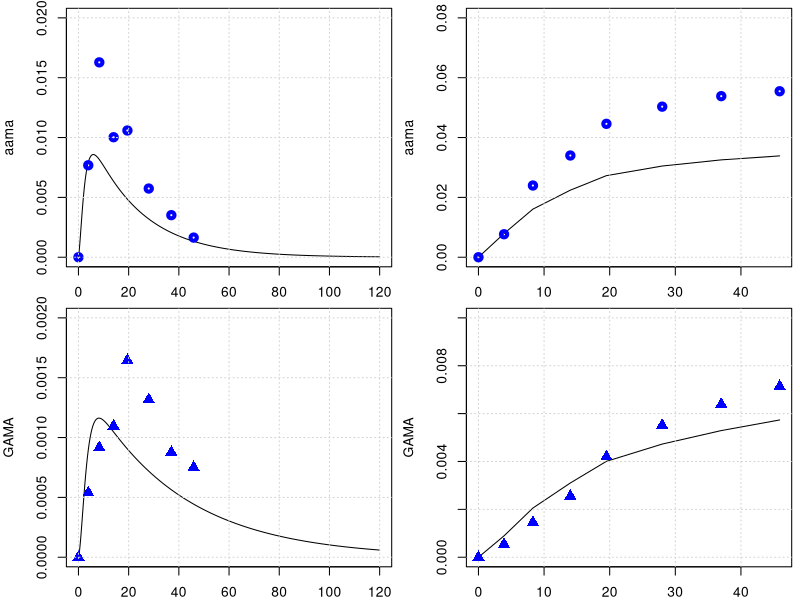
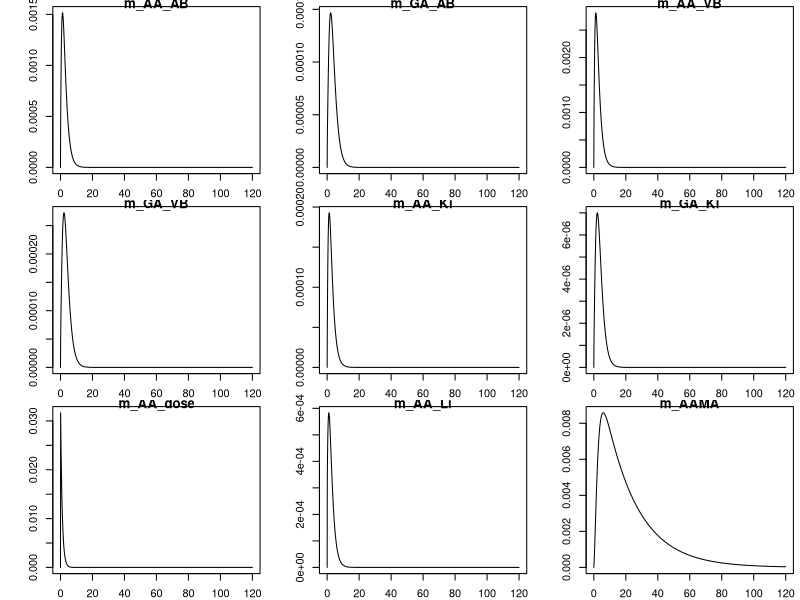
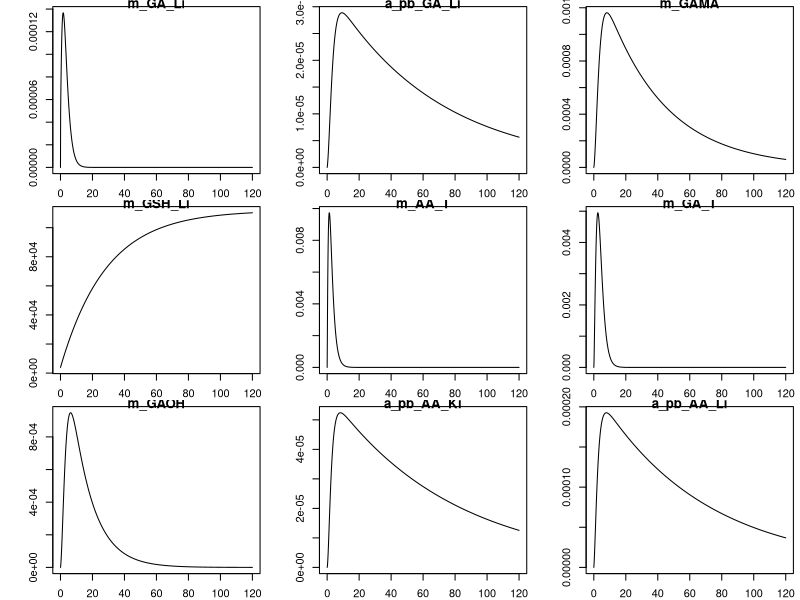
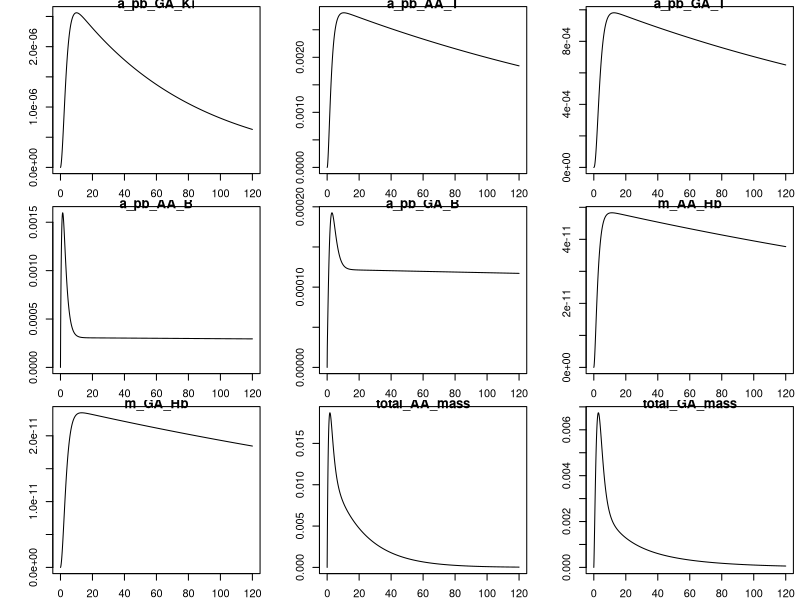
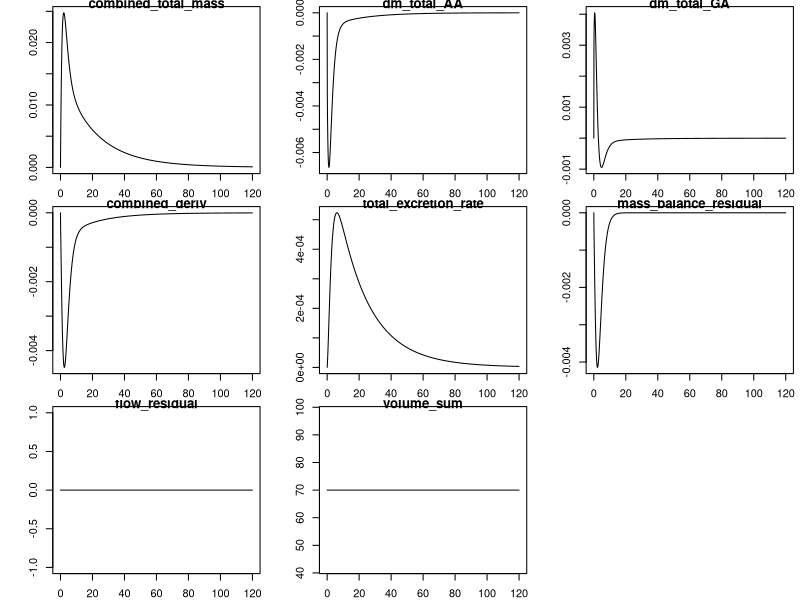

Write the R code that produced these figures, in order.
library(deSolve)
library(minpack.lm)
graphics.off()

# body weight in kg
BW = 70 
# fractions of BW
##https://journals.sagepub.com/doi/pdf/10.1177/ANIB_32_3-4
F_B = 0.079 
F_B_AB = 0.35 #fraction: arterial blood of blood volume
F_B_VB = 0.65 #fraction: venous blood of blood volume
F_Li = 0.026
F_Ki = 0.0044
F_T = 1-(F_B+F_Li+F_Ki)
# organ volumes in L
V_AB <- BW*F_B*F_B_AB 
V_VB <- BW*F_B*F_B_VB 

V_T <- BW*F_T
V_Ki <- BW*F_Ki
V_Li <- BW*F_Li
# cardiac output in L/(kg*h)
##https://journals.sagepub.com/doi/pdf/10.1177/ANIB_32_3-4
QCC = 16        #12.5 # maybe 14 or 6.5 check?
Q_C = QCC*BW^0.75
#FQ_P = 2.5/100 Trine: We don't have a lung compartment in this model
FQ_Li = 0.255
FQ_Ki = 0.19 #total - there is also an aterial flow rate 
FQ_T = 1 -( FQ_Li + FQ_Ki) # +FQ_P) Trine: We don't have a lung compartment in this model
Q_Li <- Q_C*FQ_Li
Q_Ki <- Q_C*FQ_Ki
Q_T <- Q_C*FQ_T

MW_aa = 71   # mg/mmol
MW_ga = 87   # mg/mmol
MW_GSH = 307.32 # mg/mmol
k_0_GSH = 7   # from Sweeney paper.
MW_GSH = 307.32     # mg/mmol

# partition coefficient 
pAA_TB = .2        # Tissue::blood partition AA, Sweeney et al (2010) paper
pAA_KiB = 0.8      # Kidney::blood partition AA, Sweeney et al (2010) paper
pAA_LiB = 0.4      # liver::blood partition AA, Sweeney et al (2010) paper
# Maybe we said it earlier and these parameters are not sensitive to the model, but from which paper did you get the values of these partition coefs., 
# in the paper of Sweeney and of Li are different pAA_LiB = 0.4 and pAA_KiB = 0.8.

# reaction rate constants 
k_AAuptake = 1 #1/h

k_onAA_T = 0.028  #1/h     # we took it from Sweenney
k_onAA_B = 0.036  #1/h
k_onAA_Li = 0.71 #1/h
k_onAA_Ki = 0.13 #1/h

# from 0.23 to 0.35
k_cl_GSH = 0.035   # 1/h   #  Reed et al. 2008 'A mathematical model of glutathione metabolism'
# doi:10.1186/1742-4682-5-8

# k_onAA_GSH = 0.55 # L/(mmol h)
# check, we do not use it any more.
k_exc_AAMA = 0.049  ## ##MK Furh et al. report on Elimination half-life of AAMA as ~17.4 h, then k_exc_AAMA=0.0398 h-1#
# 'Toxicokinetics of acrylamide in humans after ingestion of a defined dose in a test meal to improve risk assessment for acrylamide carcinogenicity'
# DOI: 10.1158/1055-9965.EPI-05-0647
# 0.049 #1/h or 0.13 # this will change the shape

# Maximum velocity for enzymatic reaction 
V_max_p450 = 9 /MW_aa*BW^0.7  # mg/h  from Sweenney paper, checked!
# maximum rate of GA and AA conjugation with GSH (mg/(h BW^0.7))
Vmax_AA_GSH <- 24*BW^0.7 # from the Sweeny  fitted   mg/h

# +++++++++++++++++++++++++++++++++++++++++++++++++++++++++++++++++
# PARAMETERS FOR GA
# +++++++++++++++++++++++++++++++++++++++++++++++++++++++++++++++++
# partition coefficient
pGA_TB = 1.35 # Have been calculated from the Doerge et al 2005 paper on TK in mice
pGA_LiB = 0.63 # Have been calculated from the Doerge et al 2005 paper on TK in mice
pGA_KiB = .3

#k_onGA_GSH = 0.8 #L/(mmol h)
k_onGA_T = 0.69        #1/h
k_onGA_B = 0.108       #1/h
k_onGA_Ki = k_onAA_T/2 #1/h
k_onGA_Li = 0.115      #1/h

k_exc_GAMA = 0.027   ##MK Furh et al. report on Elimination half-life of GAMA: ~25.1 hours, then k_exc_GAMA = 0.0276 h-1##  
# 0.077 #1/h  # or 0.027 # from sweeney # 
k_exc_GAOH = 0.077     # 1/h  # from sweeney
# (removed as no longer used) k_exc_GA <- .4         # 1/h Q_Ki*0.025

# Maximum velocity for enzymatic reaction 
V_max_EH = 20 *BW^0.7  
KM_p450 = 10.0
KM_EH = 100.0
# maximum rate of GA and AA conjugation with GSH (mg/(h BW^0.7))
Vmax_GA_GSH <- 20*BW^0.7 # from the Sweeny ( Vmax_GC2 )  fitted   mg/h

KMG1 = 50  #!Km with respect to AA for GSH conjugation mg/L (from Sweeny code) 
# Trine: This should be mg. Delete the term MW_aa
# Sweeney has this parameter for rats ans 100 mg/L why did you use this number and why divived by MW??

KMGG = .1/MW_GSH        # !KM with respect to GSH for AA or GA conjugation with GSH mmol/L. Trine: should be mg/L
####and that this is 307 mg/L #This comment is wrong ignore
KMG2 = 100  #!Km with respect to GA for GSH conjugation mM. Trine: This should be mg. Delete the term MW_aa
# The same comment as for KMG1

# from the code, not from paper
KPT_Li = 0.015    # !'protein turnover rate in liver'# this is confimred in the exp. values of Sweeney
KPT_Ki = 0.013    # !'protein turnover rate in kidney'# 1/h this is 0.012 in Sweeney, I guess its not much of difference
#KPTR   = 1        # !'protein turnover rate in rpt'# this is 0.012 in Li et.al
KPTS   = 0.0039   # !'protein turnover rate in spt'# and this they have it 0.0051 Sweeney and Li 0.0012 refering to Sweeney
KPTRB  = 0.00035  # (correct by Maria)    # !'protein turnover rate in rbc'# how did we get that?
KPTPL  = 0.012    # !'protein turnover rate in plasma'# Sweeney has 0.012 for this value

   kpb_Li = 0.1    #!protein binding in liver
   kpbk_ki = 0.08   #!protein binding in kidney
   kpbr1 = 0.08  # !protein binding in rpt
   kpbs1 = 0.08   #!protein binding in spt
   kpbrb1 = 0.01 # !protein binding in rbc (hemoglobin binding)
   kpbpl1 = 0.01   #!protein binding in plasma 
reactratio = 2.0  #!reactivity ratio with protein, AA/GA
kpb_Li_2 = kpb_Li/reactratio    #!protein binding in liver
kpbk2 = kpbk_ki/reactratio    #!protein binding in kidney
kpbr2 = kpbr1/reactratio    #!protein binding in rpt
kpbs2 = kpbs1/reactratio    #!protein binding in spt
kpbrb2 = kpbrb1/reactratio  #!protein binding in rbc (hemoglobin binding)
kpbpl2 = kpbpl1/reactratio  #!protein binding in plasma 

K_FORM_AA_VAL = 7500 * 1.6 * 10^(-10) /MW_aa    # !fmol AA-val/mg globin per mM AA-hr
K_FORM_GA_VAL = 34000  * 1.6 * 10^(-10) /MW_ga   # !fmol GA-val/mg globin per mM GA-hr
K_REM_AA_VAL = 0.00231  # !removal of AA-val adducts from RBC per hr
K_REM_GA_VAL = 0.00231  # !removal of GA-val adducts from RBC per hr
# +++++++++++++++++++++++++++++++++++++++++++++++++++++++++++++++++
# create list of parameter
# +++++++++++++++++++++++++++++++++++++++++++++++++++++++++++++++++
params <- unlist(c(data.frame(pAA_TB, pAA_LiB, pAA_KiB,
                              pGA_TB, pGA_LiB, pGA_KiB,
                              k_onAA_T, k_onAA_B, k_onAA_Li,  k_onAA_Ki,
                              k_onGA_T, k_onGA_B, k_onGA_Li, k_onGA_Ki, 
                              k_exc_AAMA, k_exc_GAMA,
                              k_cl_GSH, V_max_p450, KM_p450, V_max_EH, KM_EH,
                              k_AAuptake)
))
yini <- c(m_AA_AB = 0.0, m_GA_AB = 0.0,      
          m_AA_VB = 0.0, m_GA_VB = 0.0,
          m_AA_Ki = 0.0, m_GA_Ki = 0.0, m_AA_dose = 0 ,
          m_AA_Li = 0.0, m_AAMA = 0.0, 
          m_GA_Li = 0.0, a_pb_GA_Li = 0.0,
          m_GAMA  = 0.0,       
          m_GSH_Li = k_0_GSH * V_Li * MW_GSH, 
          m_AA_T = 0.0, m_GA_T = 0.0,
          m_GAOH = 0.0, 
          a_pb_AA_Ki = 0,  a_pb_AA_Li = 0,
          a_pb_GA_Ki = 0, a_pb_AA_T = 0, 
          a_pb_GA_T = 0,
          a_pb_AA_B = 0,
          a_pb_GA_B = 0,
          m_AA_Hb = 0.0,   # <-- AA-hemoglobin adduct
          m_GA_Hb = 0.0    # <-- GA-hemoglobin adduct
)
# ++++++++++++++++++++++++++++++++++++++++++++++++++++++++++++++++++
# PBPK model for Acrylamide (AA) with GA and mass-balance diagnostics
# ++++++++++++++++++++++++++++++++++++++++++++++++++++++++++++++++++
PBPKmodelAA <- function(t, state, parameter) {
  with(as.list(c(t, state, parameter)), {
    
    #----#---#  Model for AA  #---#---#
    # concentrations blood in the organs in mg/L
    c_AA_AB <- m_AA_AB / V_AB
    c_AA_VB <- m_AA_VB / V_VB
    c_AA_T  <- m_AA_T  / V_T
    c_AA_Li <- m_AA_Li / V_Li   
    c_AA_Ki <- m_AA_Ki / V_Ki
    
    c_GSH_Li <- m_GSH_Li / V_Li
    
    # units checked -> mg/h
    dm_AA_dose <- - k_AAuptake * m_AA_dose
    
    # Blood
    # units checked -> mg/h
    dm_AA_AB <- Q_C * (c_AA_VB - c_AA_AB) - k_onAA_B * m_AA_AB
    # suggest to change from - k_onAA_B * m_AA_AB to - k_onAA_B * c_AA_AB * V_AB
    dm_AA_VB <- Q_T * (c_AA_T / pAA_TB) + Q_Li * (c_AA_Li / pAA_LiB) + Q_Ki * (c_AA_Ki / pAA_KiB) -
      Q_C * c_AA_VB - k_onAA_B * m_AA_VB
    # similar change from suggest to change from - k_onAA_B * m_AA_VB to - k_onAA_B * c_AA_VB * V_VB
    # overall turnover / bound pool in blood (diagnostic of binding turnover)
    da_pb_AA_B <- k_onAA_B * c_AA_AB - a_pb_AA_B * KPTRB + Q_C * (c_AA_VB - c_AA_AB)
    

    # I suggest we write that
    #V_RBC_AB <- V_AB * F_BC
    #V_RBC_VB <- V_VB * F_BC
    #F_BC <- 0.44  # Fraction of blood volume that is RBCs, Hematocrit
    
    # RBC volumes in arterial and venous blood
    #c_pb_AA_AB <- a_pb_AA_AB / V_RBC_AB  
    #c_pb_AA_VB <- a_pb_AA_VB / V_RBC_VB  
    
    # Arterial RBC binding, turn over and exchange
    #da_pb_AA_AB <- kpbrb1 * c_AA_AB * V_RBC_AB - a_pb_AA_AB * KPTRB + Q_C * (c_pb_AA_VB - c_pb_AA_AB)
    
    # Venous RBC binding 
    #da_pb_AA_VB <- kpbrb1 * c_AA_VB * V_RBC_VB - a_pb_AA_VB * KPTRB + Q_C * (c_pb_AA_AB - c_pb_AA_VB)
    
    
    # !terminal valine hemoglobin adducts
    dm_AA_Hb <- K_FORM_AA_VAL * c_AA_VB - K_REM_AA_VAL * m_AA_Hb
    
    

    
    # Kidney
    dm_AA_Ki <- Q_Ki * c_AA_AB - Q_Ki * (c_AA_Ki / pAA_KiB) - k_onAA_Ki * m_AA_Ki
    # protein turnover AA in Kidney
    da_pb_AA_Ki <- kpbk_ki * m_AA_Ki - a_pb_AA_Ki * KPT_Ki
    
    # liver metabolism (AA -> GA via P450 and AA -> AAMA via GSH conjugation)
    metAA_GSH  <- Vmax_AA_GSH * c_AA_Li * c_GSH_Li / ((KMG1 + c_AA_Li) * (KMGG + c_GSH_Li))
    metAA_P450 <- V_max_p450 * MW_aa * c_AA_Li / (KM_p450 + c_AA_Li)
    
    # Liver mass balance for AA
    dm_AA_Li <- Q_Li * (c_AA_AB - c_AA_Li / pAA_LiB) + k_AAuptake * m_AA_dose -
      k_onAA_Li * m_AA_Li - metAA_P450 - metAA_GSH
    # protein turnover AA in Liver
    da_pb_AA_Li <- kpb_Li * m_AA_Li - a_pb_AA_Li * KPT_Li
    
    # Tissue
    dm_AA_T <- Q_T * (c_AA_AB - c_AA_T / pAA_TB) - k_onAA_T * m_AA_T
    # protein turnover AA in Tissue
    da_pb_AA_T <- kpbs1 * m_AA_T - a_pb_AA_T * KPTS
    
    # Urine / metabolite AAMA (from AA via GSH conjugation)
    dm_AAMA <- metAA_GSH - m_AAMA * k_exc_AAMA
    
    
    ########################################################################################
    #-GA-#-GA-#  Model for GA  #-GA-#-GA-#    
    # concentrations blood in the organs in mg/L
    c_GA_AB <- m_GA_AB / V_AB
    c_GA_VB <- m_GA_VB / V_VB
    c_GA_T  <- m_GA_T  / V_T
    c_GA_Li <- m_GA_Li / V_Li
    c_GA_Ki <- m_GA_Ki / V_Ki
    
    # Blood
    dm_GA_AB <- Q_C * (c_GA_VB - c_GA_AB) - k_onGA_B * m_GA_AB
    dm_GA_VB <- Q_T * (c_GA_T / pGA_TB) + Q_Li * (c_GA_Li / pGA_LiB) + Q_Ki * (c_GA_Ki / pGA_KiB) -
      Q_C * c_GA_VB - k_onGA_B * m_GA_VB
    
    # overall turnover / bound pool in blood (diagnostic of binding turnover)
    da_pb_GA_B <- k_onGA_B * c_GA_AB - a_pb_GA_B * KPTRB + Q_C * (c_GA_VB - c_GA_AB)
    
    # hemoglobin
    dm_GA_Hb <- K_FORM_GA_VAL * c_GA_VB - K_REM_GA_VAL * m_GA_Hb

       
    # Kidney
    dm_GA_Ki <- Q_Ki * c_GA_AB - Q_Ki * (c_GA_Ki / pGA_KiB) - k_onGA_Ki * m_GA_Ki
    da_pb_GA_Ki <- kpbk_ki * m_GA_Ki - a_pb_GA_Ki * KPT_Ki
    
    # Liver metabolism for GA (and formation from AA via p450)
    metGA_GSH <- Vmax_GA_GSH * c_GSH_Li * c_GA_Li / ((c_GA_Li + KMG2) * (c_GSH_Li + KMGG))
    metGA_EH  <- V_max_EH  * c_GA_Li / (KM_EH + c_GA_Li)
    
    dm_GA_Li <- Q_Li * (c_GA_AB - c_GA_Li / pGA_LiB) - k_onGA_Li * m_GA_Li +
      metAA_P450 - metGA_GSH - metGA_EH
    # protein turnover GA in Liver
    da_pb_GA_Li <- kpb_Li_2 * m_GA_Li - a_pb_GA_Li * KPT_Li
    
    # GA metabolites (excretable)
    dm_GAMA  <- metGA_GSH - m_GAMA * k_exc_GAMA
    dm_GAOH  <- metGA_EH  - m_GAOH * k_exc_GAOH
    
    # Tissue
    dm_GA_T <- Q_T * (c_GA_AB - c_GA_T / pGA_TB) - k_onGA_T * m_GA_T
    da_pb_GA_T <- kpbs2 * m_GA_T - a_pb_GA_T * KPTS
    
    # GSH pool in liver (consumed by both AA and GA conjugation)
    dm_GSH_Li <- k_0_GSH * V_Li * MW_GSH - k_cl_GSH * m_GSH_Li - metAA_GSH - metGA_GSH
    
    
    
    
    # -------------------------------------------------------------------------
    # Mass-balance diagnostics (do not change dynamics; returned as named outputs)
    # Total mass pools (AA, GA, and combined AA+GA + metabolites)
    total_AA_mass <- m_AA_AB + m_AA_VB + m_AA_T + m_AA_Li + m_AA_Ki + m_AAMA
    total_GA_mass <- m_GA_AB + m_GA_VB + m_GA_T + m_GA_Li + m_GA_Ki + m_GAMA + m_GAOH
    
    # Rate of change of total AA (sum of AA derivatives)
    dm_total_AA <- dm_AA_dose + dm_AA_AB + dm_AA_VB + dm_AA_T + dm_AA_Li + dm_AA_Ki + dm_AAMA
    # Rate of change of total GA (sum of GA derivatives)
    dm_total_GA <- dm_GA_AB + dm_GA_VB + dm_GA_T + dm_GA_Li + dm_GA_Ki + dm_GAMA + dm_GAOH
    
    # Combined pool derivative (AA + GA + excretable metabolites)
    combined_deriv <- dm_total_AA + dm_total_GA
    
    # Total excretion (rate at which mass leaves the modeled system)
    total_excretion_rate <- m_AAMA * k_exc_AAMA + m_GAMA * k_exc_GAMA + m_GAOH * k_exc_GAOH
    
    # For perfect mass conservation: combined_deriv + total_excretion_rate should be ~ 0
    # (because conversions AA->GA are internal transfers; only excretion removes mass)
    mass_balance_residual <- combined_deriv + total_excretion_rate
    
    # Flow/volume diagnostics
    flow_residual <- Q_C - (Q_T + Q_Li + Q_Ki)   # if non-zero, flows don't sum to cardiac output
    volume_sum    <- V_AB + V_VB + V_T + V_Li + V_Ki  # check if sum matches expected total blood/tissue volume
    
    # -------------------------------------------------------------------------
    # Return: first element must be vector of derivatives (in the same order as `state`)
    derivs <- c(
      dm_AA_AB,    dm_GA_AB,   
      dm_AA_VB,    dm_GA_VB,
      dm_AA_Ki,    dm_GA_Ki,   dm_AA_dose,
      dm_AA_Li,    dm_AAMA,
      dm_GA_Li,    da_pb_GA_Li, dm_GAMA,
      dm_GSH_Li,   dm_AA_T,     dm_GA_T,
      dm_GAOH,
      da_pb_AA_Ki, da_pb_AA_Li,
      da_pb_GA_Ki, da_pb_AA_T, 
      da_pb_GA_T,
      da_pb_AA_B,
      da_pb_GA_B,
      dm_AA_Hb ,   # <-- AA-hemoglobin adduct
      dm_GA_Hb     # <-- GA-hemoglobin adduct
    )
    
    # Named diagnostics returned as additional items (deSolve will include them in output)
    return(list(
      derivs,
      total_AA_mass = total_AA_mass,
      total_GA_mass = total_GA_mass,
      combined_total_mass = total_AA_mass + total_GA_mass,
      dm_total_AA = dm_total_AA,
      dm_total_GA = dm_total_GA,
      combined_deriv = combined_deriv,
      total_excretion_rate = total_excretion_rate,
      mass_balance_residual = mass_balance_residual,
      flow_residual = flow_residual,
      volume_sum = volume_sum
    ))
  })
}
PBPKmodelAA <- compiler::cmpfun(PBPKmodelAA)

# ++++++++++++++++++++++++++++++++++++++++++++++++++++++++++++++++++
# manual readout from Kopp and Dekant 2009
# ++++++++++++++++++++++++++++++++++++++++++++++++++++++++++++++++++
n_days = 1
times <- seq(from = 0, to = n_days * 24 * 5 , by = 0.1)
diet <- data.frame(var = "m_AA_dose", method = "add",
                   time = 24* c(0:(n_days/2)),  value = 0.5 *BW /1000 )  # dose of 0.05 microg/kg bw
out <- ode(y = yini, times = times, func = PBPKmodelAA, parms = params, events = list(data = diet))
yobs_urine <- data.frame(
  time = c(0.0, 3.9, 8.3, 14, 19.5, 28, 37, 45.9),
  AAMA = c(0.0/1000000, 32.8/1000000, 69.5/1000000, 42.8/1000000, 45.2/1000000, 24.5/1000000, 15/1000000, 7/1000000)*234.28, #https://pubchem.ncbi.nlm.nih.gov/compound/N-Acetyl-S-_2-carbamoylethyl_-L-cysteine
  GAMA = c(0.0, 2.15*1e-6, 3.66*1e-6, 4.38*1e-6, 6.57*1e-6, 5.26*1e-6, 3.50*1e-6, 3.0*1e-6)*250.27
)

# plot for AAMA in urinary
par(mfrow=c(2,2),mar=c(2,4,.5,.5))
plot(out[,'time'], out[,'m_AAMA']   ,type = 'l',xlab = 'time', ylab = 'aama', ylim = c(0,.02) )
points(yobs_urine$time, yobs_urine$AAMA , col="blue", lwd = 4) ; grid()
time_points_measure_unrine = c(1, 40, 84, 141, 196, 280 , 371, 460)
tamtam = out[,'m_AAMA'][time_points_measure_unrine ]
plot(yobs_urine$time, cumsum( tamtam ),type = 'l', ylab = 'aama', ylim = c(0,.08), xlab = 'time' ); grid()
points(yobs_urine$time, cumsum(yobs_urine$AAMA) , col="blue", lwd = 4)

# plot for GAMA 
plot(out[,'time'], out[,'m_GAMA']  ,type = 'l',xlab = '', ylab = 'GAMA', ylim = c(0,.002) )
points(yobs_urine$time, yobs_urine$GAMA , col="blue", cex = 1.5, pch = 17); grid()
time_points_measure_unrine = c(1, 40, 84, 141, 196, 280 , 371, 460)
tamtam = out[,'m_GAMA'][time_points_measure_unrine ]
plot(yobs_urine$time, cumsum( tamtam ),type = 'l',xlab = '', ylab = 'GAMA', ylim = c(0,.01) ); grid()
points(yobs_urine$time, cumsum(yobs_urine$GAMA) , col="blue",cex = 1.5, pch = 17)


cat('Press ENTER to plot more:............'); plot(out)
